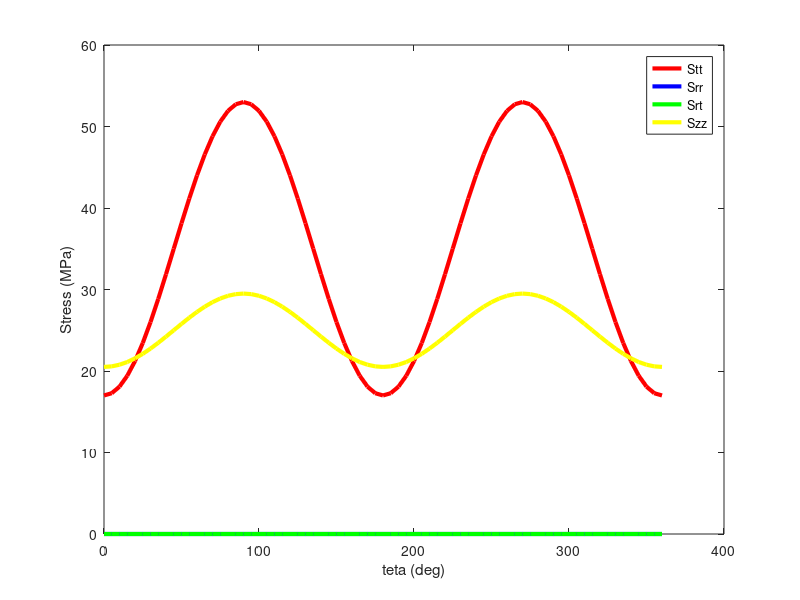
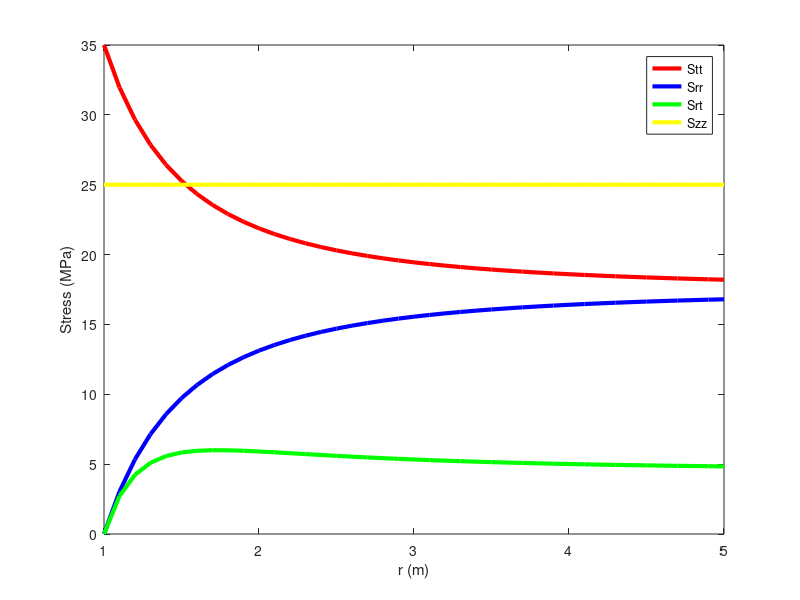

Here is the MATLAB script that generated these plots, in order:
%%
%%% Arian Velayati, PhD
%%%% This script is used to find normal and shear stresses around a circular cavity in a homogeneous linear elastic solid . The complete Kirsch solution assumes independent action of multiple factors,
%%%% namely far-field isotropic stress, deviatoric stress, wellbore pressure and pore pressure.

clc; clear; close;

%% Inputs

% teta = ; % Angle between the direction of SHmax and the point in which stress is considered
% r = ; % The distance r is measured from the center of the wellbore. at the wellbore wall r=a
a = 1; % At the wellbore wall r=a
SH = 22; Sh = 13; Sv = 25; 
Pw = 10; % Wellbore pressure
Pp = 10; % Pore pressure 
v = 0.25; %Poisson ratio

%% Calculations: The Kirsch solution for a vertical wellbore with radius a within a linear elastic and isotropic solid is:

r = 1:0.1:5;
teta = 0:5:360;


for i = 1:length(r)
    for j = 1:length(teta)
Srr(i,j) = (Pw-Pp)*(power(a,2)/power(r(i),2)) + 0.5*(SH + Sh)*(1-(power(a,2)/power(r(i),2))) + 0.5*(SH-Sh)*(1-4*a^2/r(i)^2 + 3*a^4/r(i)^4)*cosd(2*teta(j)) ; % Radial effective stress
Stt(i,j) = -(Pw-Pp)*(power(a,2)/power(r(i),2)) + 0.5*(SH + Sh)*(1+(power(a,2)/power(r(i),2))) - 0.5*(SH-Sh)*(1+3*a^4/r(i)^4)*cosd(2*teta(j)) ; % Tangential (hoop) Stress
Srt(i,j) = 0.5*(SH-Sh)*(1 + 2*a^2/r(i)^2 - 3*a^4/r(i)^4)*sind(2*teta(j)); % Shear stress in a plane perpendicular to rin tangential direction teta
Szz(i,j) = Sv - 2*v*(SH-Sh)*(a^2/r(i)^2)*cosd(2*teta(j)) ; % Vertical effective stress in direction z
    end
end

%% plot

% At the wellbore wall r = a 

figure(1)
plot(teta, Stt(1,:),'r','LineWidth',3)
hold on
plot(teta, Srr(1,:),'b','LineWidth',3)
plot(teta, Srt(1,:),'g','LineWidth',3)
plot(teta, Szz(1,:),'y','LineWidth',3)
xlabel('teta (deg)')
ylabel('Stress (MPa)')
legend('Stt','Srr','Srt','Szz')


figure(2) %  deg
plot(r, Stt(:,10),'r','LineWidth',3)
hold on
plot(r, Srr(:,10), 'b','LineWidth',3)
plot(r, Srt(:,10), 'g','LineWidth',3)
plot(r, Szz(:,10), 'y','LineWidth',3)

xlabel('r (m)')
ylabel('Stress (MPa)')
legend('Stt','Srr','Srt','Szz')
